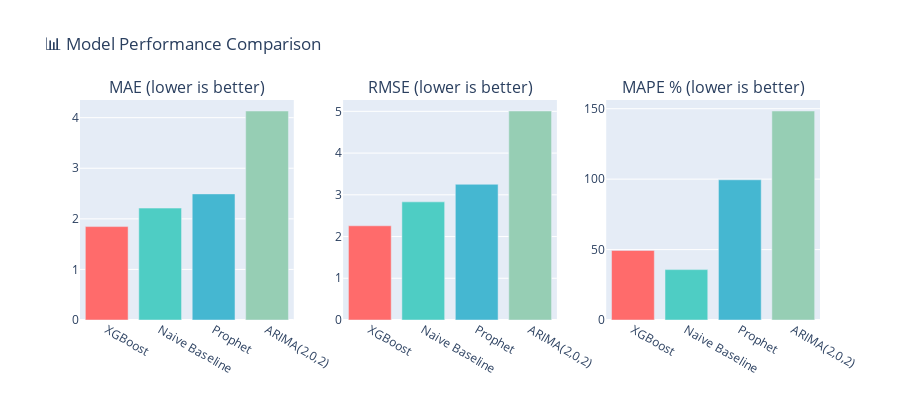

This figure's notebook cell:
### Code cell
# Visualize comparison
fig = make_subplots(
    rows=1, cols=3,
    subplot_titles=('MAE (lower is better)', 'RMSE (lower is better)', 'MAPE % (lower is better)')
)

colors = ['#FF6B6B', '#4ECDC4', '#45B7D1', '#96CEB4']

fig.add_trace(
    go.Bar(x=results_df['model'], y=results_df['mae'], marker_color=colors, name='MAE'),
    row=1, col=1
)

fig.add_trace(
    go.Bar(x=results_df['model'], y=results_df['rmse'], marker_color=colors, name='RMSE'),
    row=1, col=2
)

fig.add_trace(
    go.Bar(x=results_df['model'], y=results_df['mape'], marker_color=colors, name='MAPE'),
    row=1, col=3
)

fig.update_layout(
    title_text='📊 Model Performance Comparison',
    height=400,
    showlegend=False
)
fig.show()

### Figure 1 — Plotly figure (JSON) as saved in the notebook; plotly's stock layout.template omitted (floating-point values rounded to 4 significant figures)
{"data": [{"marker": {"color": ["#FF6B6B", "#4ECDC4", "#45B7D1", "#96CEB4"]}, "name": "MAE", "type": "bar", "x": ["XGBoost", "Naive Baseline", "Prophet", "ARIMA(2,0,2)"], "xaxis": "x", "y": [1.847, 2.212, 2.493, 4.132], "yaxis": "y"}, {"marker": {"color": ["#FF6B6B", "#4ECDC4", "#45B7D1", "#96CEB4"]}, "name": "RMSE", "type": "bar", "x": ["XGBoost", "Naive Baseline", "Prophet", "ARIMA(2,0,2)"], "xaxis": "x2", "y": [2.257, 2.831, 3.252, 5.008], "yaxis": "y2"}, {"marker": {"color": ["#FF6B6B", "#4ECDC4", "#45B7D1", "#96CEB4"]}, "name": "MAPE", "type": "bar", "x": ["XGBoost", "Naive Baseline", "Prophet", "ARIMA(2,0,2)"], "xaxis": "x3", "y": [49.42, 35.77, 99.55, 148.4], "yaxis": "y3"}], "layout": {"annotations": [{"font": {"size": 16}, "showarrow": false, "text": "MAE (lower is better)", "x": 0.1444, "xanchor": "center", "xref": "paper", "y": 1, "yanchor": "bottom", "yref": "paper"}, {"font": {"size": 16}, "showarrow": false, "text": "RMSE (lower is better)", "x": 0.5, "xanchor": "center", "xref": "paper", "y": 1, "yanchor": "bottom", "yref": "paper"}, {"font": {"size": 16}, "showarrow": false, "text": "MAPE % (lower is better)", "x": 0.8556, "xanchor": "center", "xref": "paper", "y": 1, "yanchor": "bottom", "yref": "paper"}], "height": 400, "showlegend": false, "title": {"text": "📊 Model Performance Comparison"}, "xaxis": {"anchor": "y", "domain": [0, 0.2889]}, "xaxis2": {"anchor": "y2", "domain": [0.3556, 0.6444]}, "xaxis3": {"anchor": "y3", "domain": [0.7111, 1]}, "yaxis": {"anchor": "x", "domain": [0, 1]}, "yaxis2": {"anchor": "x2", "domain": [0, 1]}, "yaxis3": {"anchor": "x3", "domain": [0, 1]}}}
